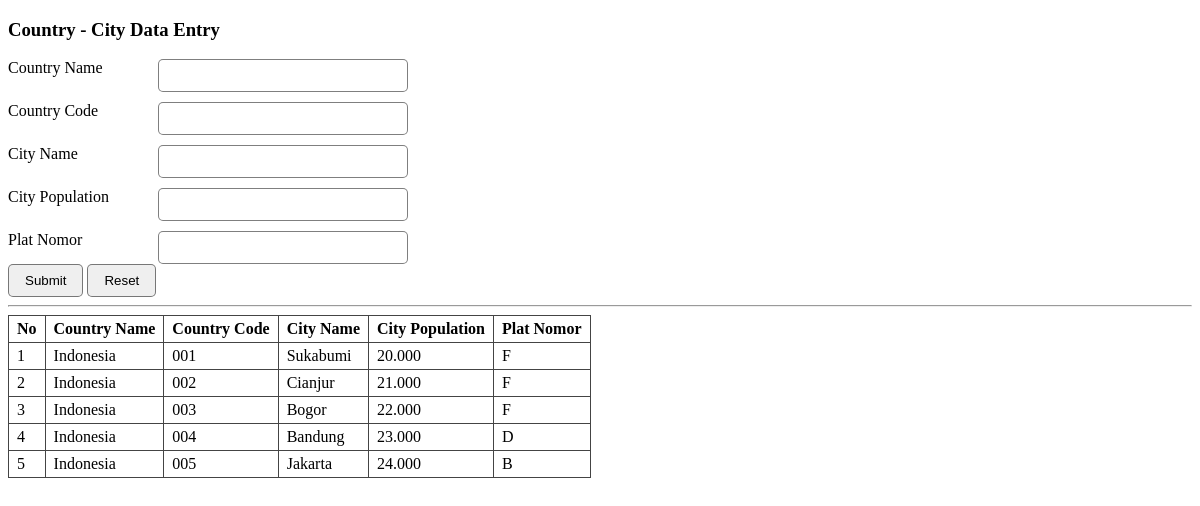
The page / on the database its author committed.
### tables this page shows
CREATE TABLE `country_city` (
  `id` int(11) NOT NULL,
  `countryName` varchar(100) NOT NULL,
  `countryCode` varchar(100) NOT NULL,
  `cityName` varchar(100) NOT NULL,
  `cityPopulation` varchar(100) NOT NULL,
  `platNomor` varchar(100) NOT NULL
);

### db.php (called while the page is built, shortened)
<?php
class Database
{
    public $host = "localhost";
    public $username = "root";
    public $password = "";
    public $database = "country_data";
    function connectDatabase()
    {
        $this->connection = mysqli_connect($this->host, $this->username, $this->password, $this->database);
    }
    function getCountryCityData()
    {
        $query = "SELECT * FROM country_city";
        $result = mysqli_query($this->connection, $query);
        $data = mysqli_fetch_all($result, MYSQLI_ASSOC);
        return $data;
    }
}

### index.php (the view, shortened to what this page needs)
<?php
include('db.php');
?>
<!DOCTYPE html>
<html lang="en">
<head>
    <link rel="stylesheet" href="style.css">
</head>
<body>
    <form action="process.php" method="get">
        <h3>Country - City Data Entry</h3>
        <div class="container">
            <label for="countryName">Country Name</label>
            <input name="countryName" type="text">
            <label for="countryCode">Country Code</label>
            <input name="countryCode" type="text">
            <label for="cityName">City Name</label>
            <input name="cityName" type="text">
            <label for="cityPopulation">City Population</label>
            <input name="cityPopulation" type="number">
            <label for="platNomor">Plat Nomor</label>
            <input name="platNomor" type="text">
        </div>
        <div>
            <input id="submit" type="submit" value="Submit">
            <input id="reset" type="reset" value="Reset">
        </div>
    </form>
    <hr>
    <table>
        <tr>
            <th>No</th>
            <th>Country Name</th>
            <th>Country Code</th>
            <th>City Name</th>
            <th>City Population</th>
            <th>Plat Nomor</th>
        </tr>
        <?php
        $db = new Database();
        $datas = $db->getCountryCityData();
        foreach ($datas as $index => $data) {
            echo "<tr>" .
                "<td>" . ($index + 1) . "</td>" .
                "<td>" . $data['countryName'] . "</td>" .
                "<td>" . $data['countryCode'] . "</td>" .
                "<td>" . $data['cityName'] . "</td>" .
                "<td>" . $data['cityPopulation'] . "</td>" .
                "<td>" . $data['platNomor'] . "</td>" .
                "</tr>";
        }
        ?>
    </table>
</body>
</html>

### style.css (style rules this page uses)
.container { width: 400px; display: grid; grid-template-columns: auto auto; gap: 10px; }
input { padding: 8px 16px; border: 1px solid rgba(0, 0, 0, 0.5); border-radius: 5px; }
table, th, tr, td { border: 1px solid #444; border-collapse: collapse; }
th, td { padding: 4px 8px; }

### rows shown on the page
country_city: countryName "Indonesia", countryCode "001", cityName "Sukabumi", cityPopulation "20.000", platNomor "F"
country_city: countryName "Indonesia", countryCode "002", cityName "Cianjur", cityPopulation "21.000", platNomor "F"
country_city: countryName "Indonesia", countryCode "003", cityName "Bogor", cityPopulation "22.000", platNomor "F"
country_city: countryName "Indonesia", countryCode "004", cityName "Bandung", cityPopulation "23.000", platNomor "D"
country_city: countryName "Indonesia", countryCode "005", cityName "Jakarta", cityPopulation "24.000", platNomor "B"
